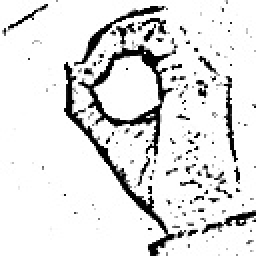
#> input picture data2/raw/0/162.jpg, 128 x 128 px (shown 2 times larger); its folder holds only this picture in this run
$ python preprocessing.py
#> lines starting #> are read from the running program, lines starting #| are printed output that depends on the picture; after the words box and inside, x2 and y2 are one past the last pixel; in counts of white or black regions, pixels touching at a corner belong together
### image_processing.py
import numpy as np
import cv2
minValue = 70
def func(path):
    frame = cv2.imread(path)

    gray = cv2.cvtColor(frame, cv2.COLOR_BGR2GRAY)
    blur = cv2.GaussianBlur(gray,(5,5),2)

    th3 = cv2.adaptiveThreshold(blur,255,cv2.ADAPTIVE_THRESH_GAUSSIAN_C,cv2.THRESH_BINARY_INV,11,2)
    ret, res = cv2.threshold(th3, minValue, 255, cv2.THRESH_BINARY_INV+cv2.THRESH_OTSU)
    return res

### preprocessing.py
import numpy as np
import cv2
import os
import csv
from image_processing import func

# [6 lines of commented-out code are left out]
path = "data2/raw"
path1 = "data2"
a = ['label']

for i in range(64 * 64):
    a.append("pixel" + str(i))


#outputLine = a.tolist()

label = 0
var = 0
c1 = 0
c2 = 0

for (dirpath, dirnames, filenames) in os.walk(path):
    for dirname in dirnames:
        print(f"Processing directory: {dirname}")
        for (direcpath, direcnames, files) in os.walk(path + "/" + dirname):
            if not os.path.exists(path1 + "/raw/" + dirname):
                os.makedirs(path1 + "/raw/" + dirname)
            # if not os.path.exists(path1 + "/test/" + dirname):
            #     os.makedirs(path1 + "/test/" + dirname)
            # num = 0.75*len(files)
            num = 100000000000000000
            i = 0
            for file in files:
                var += 1
                actual_path = path + "/" + dirname + "/" + file
                actual_path1 = path1 + "/" + "raw" + "/" + dirname + "/" + file
                # actual_path2 = path1 + "/" + "test" + "/" + dirname + "/" + file
                img = cv2.imread(actual_path, 0)
#> img is the input picture: shape (128, 128); min 0, max 255, mean 226.3
                bw_image = func(actual_path)
#> in func, `blur = cv2.GaussianBlur(gray,(5,5),2)`:
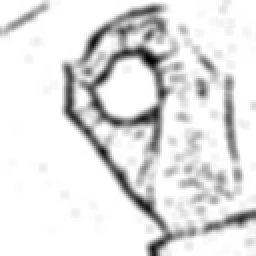
#> blur: shape (128, 128) (shown 2 times larger); min 1, max 255, mean 226.3
#> in func, `th3 = cv2.adaptiveThreshold(blur,255,cv2.ADAPTIVE_THRESH_GAUSSIAN_C,cv..`:
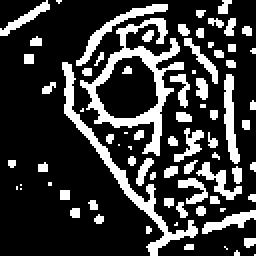
#> th3: shape (128, 128) (shown 2 times larger); 22.8% white; 77 white regions (41 under 20 px), largest, box (x1, y1, x2, y2) and area: (40, 9, 92, 78) 848, (31, 31, 99, 128) 610, (38, 2, 84, 33) 223
#> in func, `ret, res = cv2.threshold(th3, minValue, 255, cv2.THRESH_BINARY_INV+cv2..`: ret = 0
                bw_image = cv2.resize(bw_image, (128, 128))
                if i < num:
                    c1 += 1
                    cv2.imwrite(actual_path1, bw_image)
                # else:
                #     c2 += 1
                #     cv2.imwrite(actual_path2, bw_image)

                i = i + 1

        label = label + 1
print(var)
print(c1)
print(c2)
